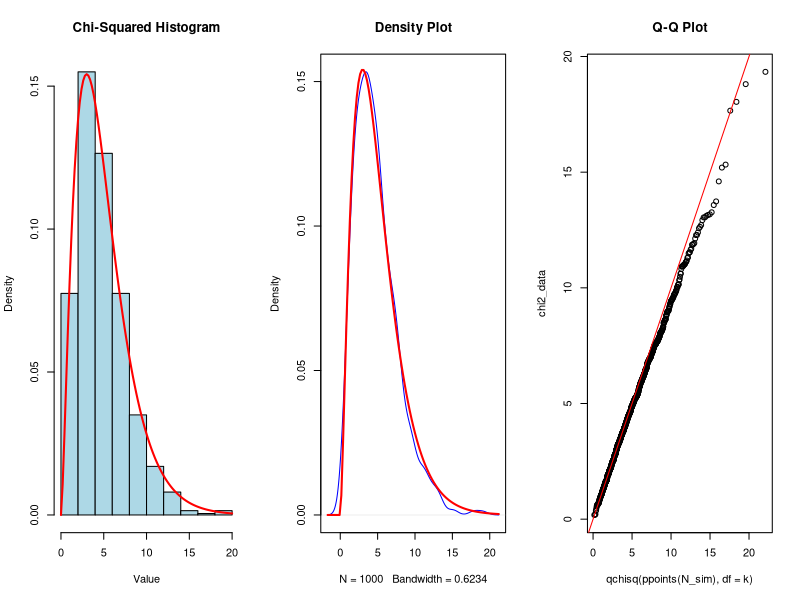

Here is the R script that generated this plot:
# Parameters
k <- 5  
N_sim <- 1000  

# Generate data
set.seed(123)  
chi2_data <- rchisq(N_sim, df = k)  

# Mean and variance
mean_chi2 <- mean(chi2_data)  
var_chi2 <- var(chi2_data)  
cat("Mean:", mean_chi2, "\nVariance:", var_chi2)  

# Graphs
par(mfrow = c(1, 3))  
hist(chi2_data, probability = TRUE, col = "lightblue", main = "Chi-Squared Histogram", xlab = "Value")  
curve(dchisq(x, df = k), add = TRUE, col = "red", lwd = 2)  
plot(density(chi2_data), col = "blue", main = "Density Plot")  
curve(dchisq(x, df = k), add = TRUE, col = "red", lwd = 2)  
qqplot(qchisq(ppoints(N_sim), df = k), chi2_data, main = "Q-Q Plot")  
abline(0, 1, col = "red")  
